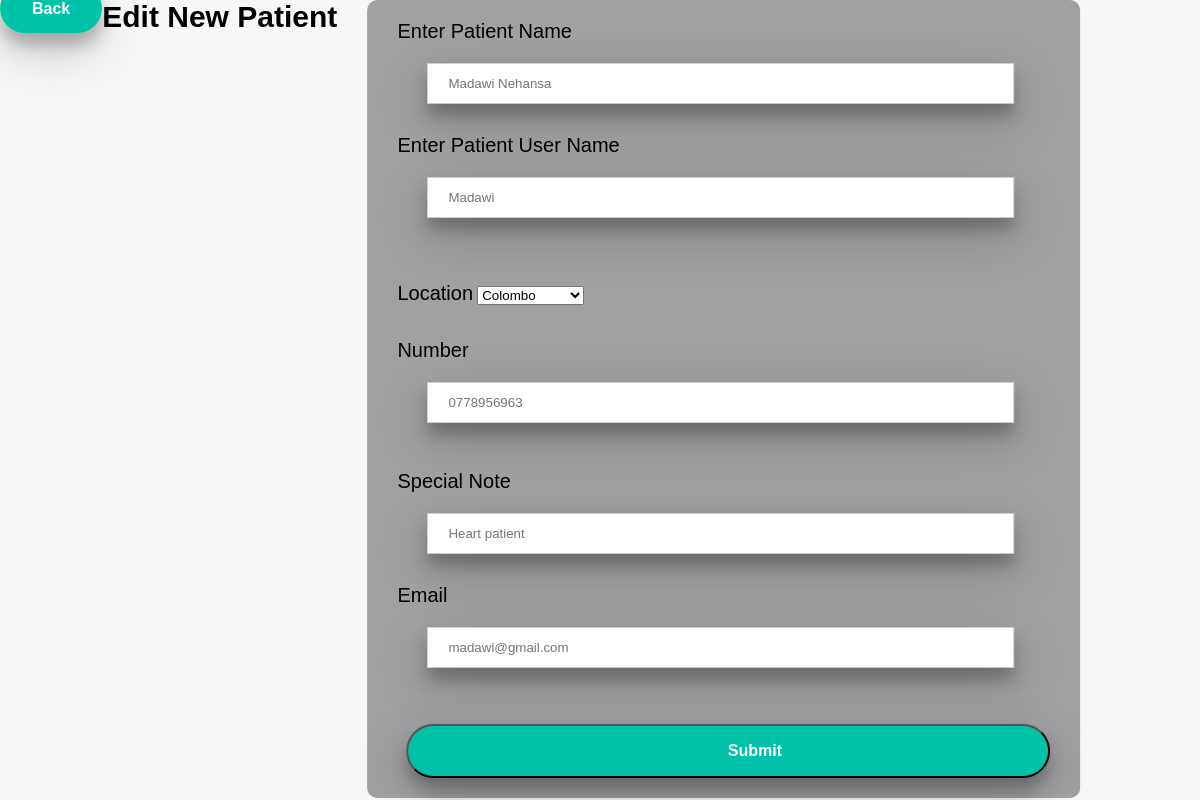
/chinthaka/modify-patient.php?p_id=1, run on the app's committed database.
### tables this page shows
CREATE TABLE `users` (
  `p_id` int(11) NOT NULL,
  `username` varchar(255) NOT NULL,
  `email` varchar(255) NOT NULL,
  `password` varchar(255) NOT NULL,
  `p_name` varchar(255) NOT NULL,
  `phone_number` varchar(255) NOT NULL,
  `location` varchar(255) NOT NULL,
  `special_note` varchar(255) NOT NULL,
  `role` varchar(255) DEFAULT 'user'
);

### html/chinthaka/modify-patient.php (the view, shortened to what this page needs)
<!DOCTYPE html>
<html lang="en">
<head>
    <link rel="stylesheet"  href="../../css/chinthaka/admin.css">
</head>
<?php
    $p_id=$_GET['p_id'];
    include("../../php/chinthaka/connection.php");
    $sql = "SELECT * FROM users WHERE p_id = '$p_id'";
    $result = $connection->query($sql);
    if($result->num_rows > 0)
    {
    while($row = $result->fetch_assoc())
    {
?>
<body>
        <span><a href="admin-patient.php" class="backbtn">Back</a></span><h1>Edit New Patient</h1>
        <form action="edit_patient.php" method="post" class="adddocform">
        <p>
            <label for="" ><b>Enter Patient Name</b></label>
            <input type="text" placeholder="<?=$row['p_name'] ?>" name="addpatname" id="addpatname" required>
        </p>
        <p>
            <label for=""><b>Enter Patient User Name</b></label>
            <input type="text" placeholder="<?=$row['username'] ?>" name="addpatusername" id="addpatusername" required>
        </p>
        <p>
        <br><br><label for="area"><b>Location</b></label>
                    <select class="input" id="addpatloacation" name="addpatloacation">
                        <option value="Colombo">Colombo</option>
                    </select>
        <p>
        <br><br><label for=""><b>Number</b></label>
            <input type="text" placeholder="<?=$row['phone_number'] ?>" name="addpatvoice" id="addpatvoice" required>
        </p>
        <p>
        <br><label for=""><b>Special Note</b></label>
            <input type="text" placeholder="<?=$row['special_note'] ?>" name="addpatdescription" id="addpatdescription" required>
        </p>
        <p>
            <label for=""><b>Email</b></label>
            <input type="text" placeholder="<?=$row['email'] ?>" name="addpatemail" id="addpatemail" required>
        </p>
        <p>
            <label for="">&nbsp;</label>
            <button type="submit" name="submitp" class="submit" default value ="<?=$row['p_id'];?>">Submit</button>
        </p>
</form>
        <?php
    }
    }
?>
</body>
</html>

### css/chinthaka/admin.css (style rules this page uses)
html { font-family: sans-serif; }
* { margin: 0; padding: 0; box-sizing: border-box; }
body { background-image: url(../../images/chinthaka/lab2.jpg); background-color: rgb(247, 247, 247); display: flex; font-size: 15px; }
form.adddocform input { width: 200px; margin-top: 20px; box-shadow: 0 12px 16px 0 rgba(0,0,0,0.24), 0 17px 50px 0 rgba(0,0,0,0.19); }
form.adddocform button { width: 200px; text-align: center; }
.adddocform { border-radius: 10px; background-color: #9fa1a3; padding: 20px 30px; position: relative; left: 50%; transform: translateX(-80%); }
input[type=text], input[type=password] { width: 100%; padding: 12px 20px; margin: 30px; border: 1px solid #ccc; box-shadow: 0 12px 16px 0 rgba(0,0,0,0.24), 0 17px 50px 0 rgba(0,0,0,0.19); }
.adddocform b { font-size: 20px; font-weight: 500; color: black ; justify-content:space-between; }
form.adddocform label { width:30px; }
form.adddocform input { width:90%; }
form.adddocform button { background-color: rgb(0, 194, 168); border-radius: 100px; color: white; font-weight: 700; padding: 16px 320px; text-align: center; font-size: 16px; text-decoration: none; box-shadow: 0 12px 16px 0 rgba(0,0,0,0.24), 0 17px 50px 0 rgba(0,0,0,0.19); }
.submit { margin-top: 4%; }
.backbtn { background-color: rgb(0, 194, 168); border-radius: 100px; color: white; font-weight: 700; padding: 16px 32px; text-align: center; font-size: 16px; text-decoration: none; box-shadow: 0 12px 16px 0 rgba(0,0,0,0.24), 0 17px 50px 0 rgba(0,0,0,0.19); }

### data on the page
users: addpatname "Madawi Nehansa", addpatusername "Madawi", addpatvoice "0778956963", addpatdescription "Heart patient", addpatemail "madawi@gmail.com", $row['p_id'] 1 (drawn)
